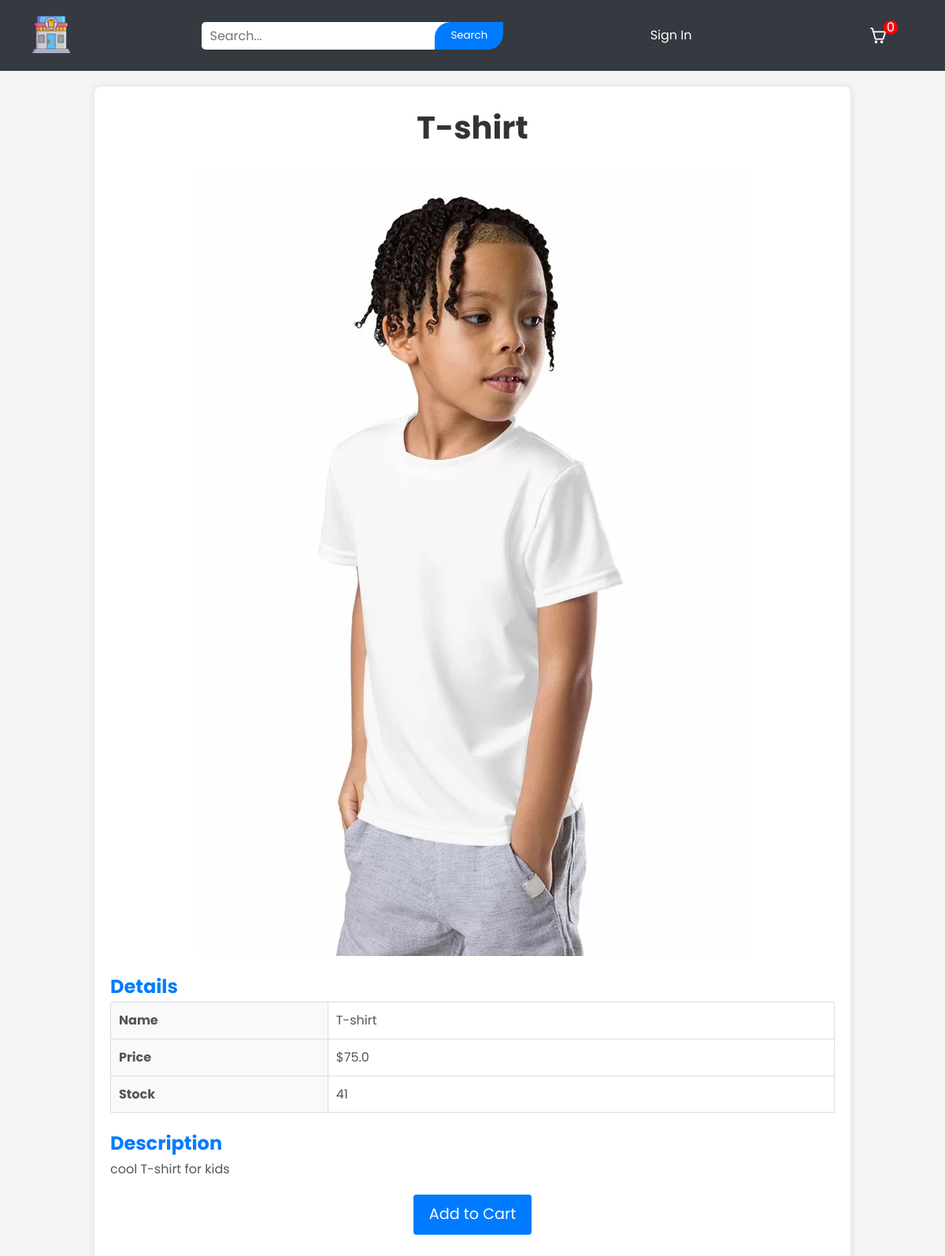
The page /productDescription?productId=3 on the database its author committed.
### tables this page shows
CREATE TABLE products
		(productId INTEGER PRIMARY KEY,
		name TEXT,
		price REAL,
		description TEXT,
		image TEXT,
		stock INTEGER,
		categoryId INTEGER,
		FOREIGN KEY(categoryId) REFERENCES categories(categoryId)
		);

### main.py (the view)
    @app.route("/productDescription")
    def productDescription():
        loggedIn, firstName, noOfItems= getLoginDetails()
        productId= request.args.get('productId')
        with sqlite3.connect('database.db') as conn:
            cur= conn.cursor()
            cur.execute('SELECT productId, name, price, description, image, stock FROM products WHERE productId= ?', (productId, ))
            productData= cur.fetchone()
        conn.close()
        return render_template("productDescription.html", custom_css= "productDescription", pagetitle= "Home | Description",  data=productData, loggedIn= loggedIn, firstName= firstName, noOfItems= noOfItems)

### templates/productDescription.html
{% extends 'base.html' %}
{% block content %}
<div id="display">
	<div id="productName">
		<h1>{{data[1]}}</h1>
	</div>
	<div>
		<img src="{{url_for('static', filename='uploads/'+data[4]) }}" id="productImage"/>
	</div>
	<div id="productDescription">
		<h2>Details</h2>
		<table id="descriptionTable">
			<tr>
				<td>Name</td>
				<td>{{data[1]}}</td>
			</tr>
			<tr>
				<td>Price</td>
				<td>${{data[2]}}</td>
			</tr>
			<tr>
				<td>Stock</td>
				<td>{{data[5]}}</td>
			</tr>
		</table>
		<h2>Description</h2>
		<p>{{data[3]}}</p>
	</div>
	<div id="addToCart">
		<a href="/addToCart?productId={{request.args.get('productId')}}">Add to Cart</a>
	</div>
</div>
{% endblock %}

### static/css/topStyle.css (style rules this page uses)
* { margin: 0; padding: 0; box-sizing: border-box; font-family: 'Poppins', sans-serif; }
body { background-color: #f4f4f4; color: #333; font-size: 16px; line-height: 1.6; }

### static/css/productDescription.css (style rules this page uses)
#display { width: 80%; margin: 20px auto; padding: 20px; background-color: #fff; border-radius: 8px; box-shadow: 0 0 10px rgba(0, 0, 0, 0.1); }
#display > div { margin-bottom: 20px; }
#productName h1 { font-size: 2.5em; color: #333; text-align: center; margin-bottom: 20px; }
#productImage { display: block; max-width: 100%; height: auto; margin: 0 auto; border-radius: 8px; }
#productDescription h2 { font-size: 1.5em; color: #007bff; margin-top: 20px; }
#descriptionTable { width: 100%; border-collapse: collapse; margin-bottom: 20px; }
#descriptionTable td { padding: 10px; border: 1px solid #ddd; font-size: 1em; color: #555; }
#descriptionTable td:first-child { font-weight: bold; background-color: #f9f9f9; width: 30%; }
#descriptionTable td:last-child { text-align: left; }
#productDescription p { font-size: 1em; color: #555; line-height: 1.6; }
#addToCart { text-align: center; margin-top: 20px; }
#addToCart a { display: inline-block; padding: 10px 20px; background-color: #007bff; color: white; text-decoration: none; border-radius: 4px; font-size: 1.2em; transition: background-color 0.3s, transform 0.3s; }

### rows shown on the page
products: name "T-shirt", image (picture), price "75.0", stock "41", description "cool T-shirt for kids"

### other values the page prints
{{ noOfItems }} "0"
